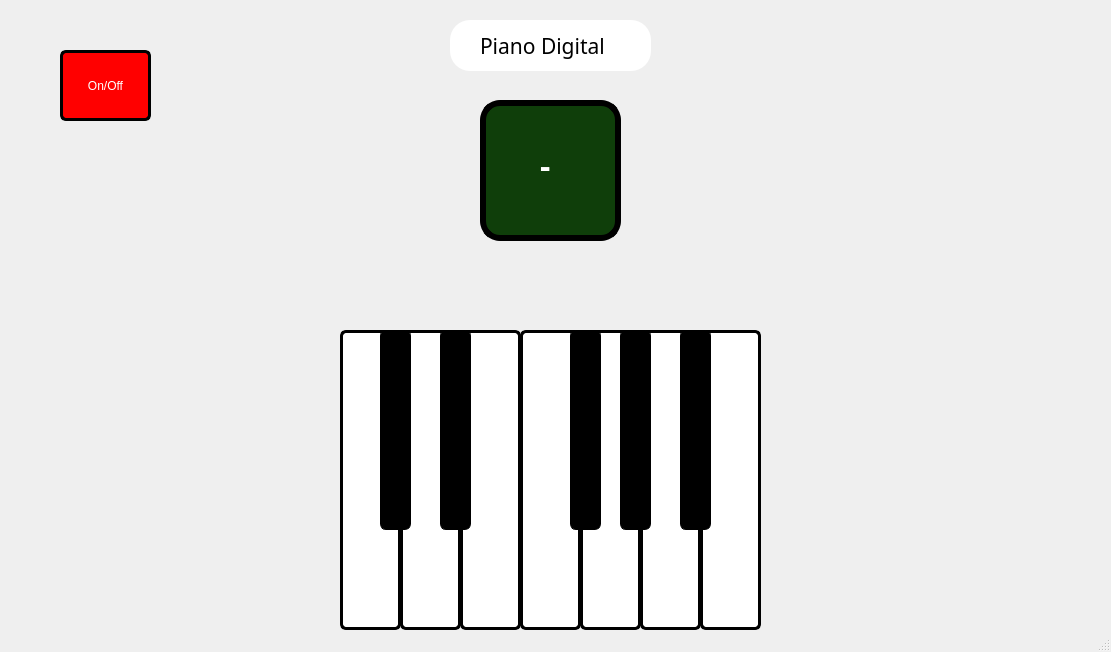
<?xml version="1.0" encoding="UTF-8"?>
<ui version="4.0">
 <class>MainWindow</class>
 <widget class="QMainWindow" name="MainWindow">
  <property name="geometry">
   <rect>
    <x>0</x>
    <y>0</y>
    <width>1111</width>
    <height>652</height>
   </rect>
  </property>
  <property name="windowTitle">
   <string>MainWindow</string>
  </property>
  <property name="styleSheet">
   <string notr="true"/>
  </property>
  <widget class="QWidget" name="centralwidget">
   <property name="styleSheet">
    <string notr="true">QPushButton {background-color: white; border-radius:6px; border: 3px solid black;}
</string>
   </property>
   <widget class="QLabel" name="imgLabel">
    <property name="geometry">
     <rect>
      <x>0</x>
      <y>0</y>
      <width>1111</width>
      <height>641</height>
     </rect>
    </property>
    <property name="text">
     <string/>
    </property>
    <property name="pixmap">
     <pixmap>vinil.jpg</pixmap>
    </property>
    <property name="scaledContents">
     <bool>true</bool>
    </property>
   </widget>
   <widget class="QPushButton" name="Do">
    <property name="enabled">
     <bool>true</bool>
    </property>
    <property name="geometry">
     <rect>
      <x>340</x>
      <y>330</y>
      <width>61</width>
      <height>300</height>
     </rect>
    </property>
    <property name="minimumSize">
     <size>
      <width>10</width>
      <height>300</height>
     </size>
    </property>
    <property name="text">
     <string/>
    </property>
   </widget>
   <widget class="QPushButton" name="Re">
    <property name="enabled">
     <bool>true</bool>
    </property>
    <property name="geometry">
     <rect>
      <x>400</x>
      <y>330</y>
      <width>61</width>
      <height>300</height>
     </rect>
    </property>
    <property name="minimumSize">
     <size>
      <width>10</width>
      <height>300</height>
     </size>
    </property>
    <property name="text">
     <string/>
    </property>
   </widget>
   <widget class="QPushButton" name="Mi">
    <property name="enabled">
     <bool>true</bool>
    </property>
    <property name="geometry">
     <rect>
      <x>460</x>
      <y>330</y>
      <width>61</width>
      <height>300</height>
     </rect>
    </property>
    <property name="minimumSize">
     <size>
      <width>10</width>
      <height>300</height>
     </size>
    </property>
    <property name="text">
     <string/>
    </property>
   </widget>
   <widget class="QPushButton" name="Fa">
    <property name="enabled">
     <bool>true</bool>
    </property>
    <property name="geometry">
     <rect>
      <x>520</x>
      <y>330</y>
      <width>61</width>
      <height>300</height>
     </rect>
    </property>
    <property name="minimumSize">
     <size>
      <width>10</width>
      <height>300</height>
     </size>
    </property>
    <property name="text">
     <string/>
    </property>
   </widget>
   <widget class="QPushButton" name="Sol">
    <property name="enabled">
     <bool>true</bool>
    </property>
    <property name="geometry">
     <rect>
      <x>580</x>
      <y>330</y>
      <width>61</width>
      <height>300</height>
     </rect>
    </property>
    <property name="minimumSize">
     <size>
      <width>10</width>
      <height>300</height>
     </size>
    </property>
    <property name="text">
     <string/>
    </property>
   </widget>
   <widget class="QPushButton" name="La">
    <property name="enabled">
     <bool>true</bool>
    </property>
    <property name="geometry">
     <rect>
      <x>640</x>
      <y>330</y>
      <width>61</width>
      <height>300</height>
     </rect>
    </property>
    <property name="minimumSize">
     <size>
      <width>10</width>
      <height>300</height>
     </size>
    </property>
    <property name="text">
     <string/>
    </property>
   </widget>
   <widget class="QPushButton" name="Si">
    <property name="enabled">
     <bool>true</bool>
    </property>
    <property name="geometry">
     <rect>
      <x>700</x>
      <y>330</y>
      <width>61</width>
      <height>300</height>
     </rect>
    </property>
    <property name="minimumSize">
     <size>
      <width>10</width>
      <height>300</height>
     </size>
    </property>
    <property name="text">
     <string/>
    </property>
   </widget>
   <widget class="QPushButton" name="DoSustenido">
    <property name="enabled">
     <bool>true</bool>
    </property>
    <property name="geometry">
     <rect>
      <x>380</x>
      <y>330</y>
      <width>31</width>
      <height>200</height>
     </rect>
    </property>
    <property name="minimumSize">
     <size>
      <width>10</width>
      <height>200</height>
     </size>
    </property>
    <property name="styleSheet">
     <string notr="true">background-color: black; border-radius:6px; border: 1px solid black;</string>
    </property>
    <property name="text">
     <string/>
    </property>
   </widget>
   <widget class="QPushButton" name="ReSustenido">
    <property name="enabled">
     <bool>true</bool>
    </property>
    <property name="geometry">
     <rect>
      <x>440</x>
      <y>330</y>
      <width>31</width>
      <height>200</height>
     </rect>
    </property>
    <property name="minimumSize">
     <size>
      <width>10</width>
      <height>200</height>
     </size>
    </property>
    <property name="styleSheet">
     <string notr="true">background-color: black; border-radius:6px; border: 1px solid black;</string>
    </property>
    <property name="text">
     <string/>
    </property>
   </widget>
   <widget class="QPushButton" name="FaSustenido">
    <property name="enabled">
     <bool>true</bool>
    </property>
    <property name="geometry">
     <rect>
      <x>570</x>
      <y>330</y>
      <width>31</width>
      <height>200</height>
     </rect>
    </property>
    <property name="minimumSize">
     <size>
      <width>10</width>
      <height>200</height>
     </size>
    </property>
    <property name="styleSheet">
     <string notr="true">background-color: black; border-radius:6px; border: 1px solid black;</string>
    </property>
    <property name="text">
     <string/>
    </property>
   </widget>
   <widget class="QPushButton" name="SolSustenido">
    <property name="enabled">
     <bool>true</bool>
    </property>
    <property name="geometry">
     <rect>
      <x>620</x>
      <y>330</y>
      <width>31</width>
      <height>200</height>
     </rect>
    </property>
    <property name="minimumSize">
     <size>
      <width>10</width>
      <height>200</height>
     </size>
    </property>
    <property name="styleSheet">
     <string notr="true">background-color: black; border-radius:6px; border: 1px solid black;</string>
    </property>
    <property name="text">
     <string/>
    </property>
   </widget>
   <widget class="QPushButton" name="LaSustenido">
    <property name="enabled">
     <bool>true</bool>
    </property>
    <property name="geometry">
     <rect>
      <x>680</x>
      <y>330</y>
      <width>31</width>
      <height>200</height>
     </rect>
    </property>
    <property name="minimumSize">
     <size>
      <width>10</width>
      <height>200</height>
     </size>
    </property>
    <property name="styleSheet">
     <string notr="true">background-color: black; border-radius:6px; border: 1px solid black;</string>
    </property>
    <property name="text">
     <string/>
    </property>
   </widget>
   <widget class="QLabel" name="displayAfinador">
    <property name="geometry">
     <rect>
      <x>480</x>
      <y>100</y>
      <width>141</width>
      <height>141</height>
     </rect>
    </property>
    <property name="styleSheet">
     <string notr="true">background-color: rgb(15, 62, 10);
border: 6px solid black; border-radius: 20px;</string>
    </property>
    <property name="text">
     <string/>
    </property>
   </widget>
   <widget class="QLabel" name="notaText">
    <property name="geometry">
     <rect>
      <x>540</x>
      <y>130</y>
      <width>81</width>
      <height>71</height>
     </rect>
    </property>
    <property name="font">
     <font>
      <family>Segoe UI Semibold</family>
      <pointsize>24</pointsize>
      <weight>75</weight>
      <bold>true</bold>
     </font>
    </property>
    <property name="styleSheet">
     <string notr="true">color: rgb(255, 255, 255);</string>
    </property>
    <property name="text">
     <string>-</string>
    </property>
   </widget>
   <widget class="QPushButton" name="ligarBtn">
    <property name="geometry">
     <rect>
      <x>60</x>
      <y>50</y>
      <width>91</width>
      <height>71</height>
     </rect>
    </property>
    <property name="styleSheet">
     <string notr="true">QPushButton {
    background-color: red;
    color: white;
}
QPushButton:checked {
    background-color: green;
    color: white;
}
</string>
    </property>
    <property name="text">
     <string>On/Off</string>
    </property>
    <property name="checkable">
     <bool>true</bool>
    </property>
    <property name="checked">
     <bool>false</bool>
    </property>
   </widget>
   <widget class="QLabel" name="label">
    <property name="geometry">
     <rect>
      <x>450</x>
      <y>20</y>
      <width>201</width>
      <height>51</height>
     </rect>
    </property>
    <property name="styleSheet">
     <string notr="true">background-color: rgb(255, 255, 255);color:rgb(0, 0, 0);border-radius: 20px</string>
    </property>
    <property name="text">
     <string/>
    </property>
   </widget>
   <widget class="QLabel" name="label_2">
    <property name="geometry">
     <rect>
      <x>480</x>
      <y>30</y>
      <width>151</width>
      <height>31</height>
     </rect>
    </property>
    <property name="font">
     <font>
      <family>Viner Hand ITC</family>
      <pointsize>16</pointsize>
     </font>
    </property>
    <property name="text">
     <string>Piano Digital</string>
    </property>
   </widget>
   <zorder>imgLabel</zorder>
   <zorder>Do</zorder>
   <zorder>Re</zorder>
   <zorder>Mi</zorder>
   <zorder>Fa</zorder>
   <zorder>Sol</zorder>
   <zorder>La</zorder>
   <zorder>Si</zorder>
   <zorder>DoSustenido</zorder>
   <zorder>ReSustenido</zorder>
   <zorder>FaSustenido</zorder>
   <zorder>SolSustenido</zorder>
   <zorder>displayAfinador</zorder>
   <zorder>notaText</zorder>
   <zorder>LaSustenido</zorder>
   <zorder>ligarBtn</zorder>
   <zorder>label</zorder>
   <zorder>label_2</zorder>
  </widget>
  <widget class="QMenuBar" name="menubar">
   <property name="geometry">
    <rect>
     <x>0</x>
     <y>0</y>
     <width>1111</width>
     <height>21</height>
    </rect>
   </property>
  </widget>
  <widget class="QStatusBar" name="statusbar"/>
 </widget>
 <resources/>
 <connections/>
</ui>
